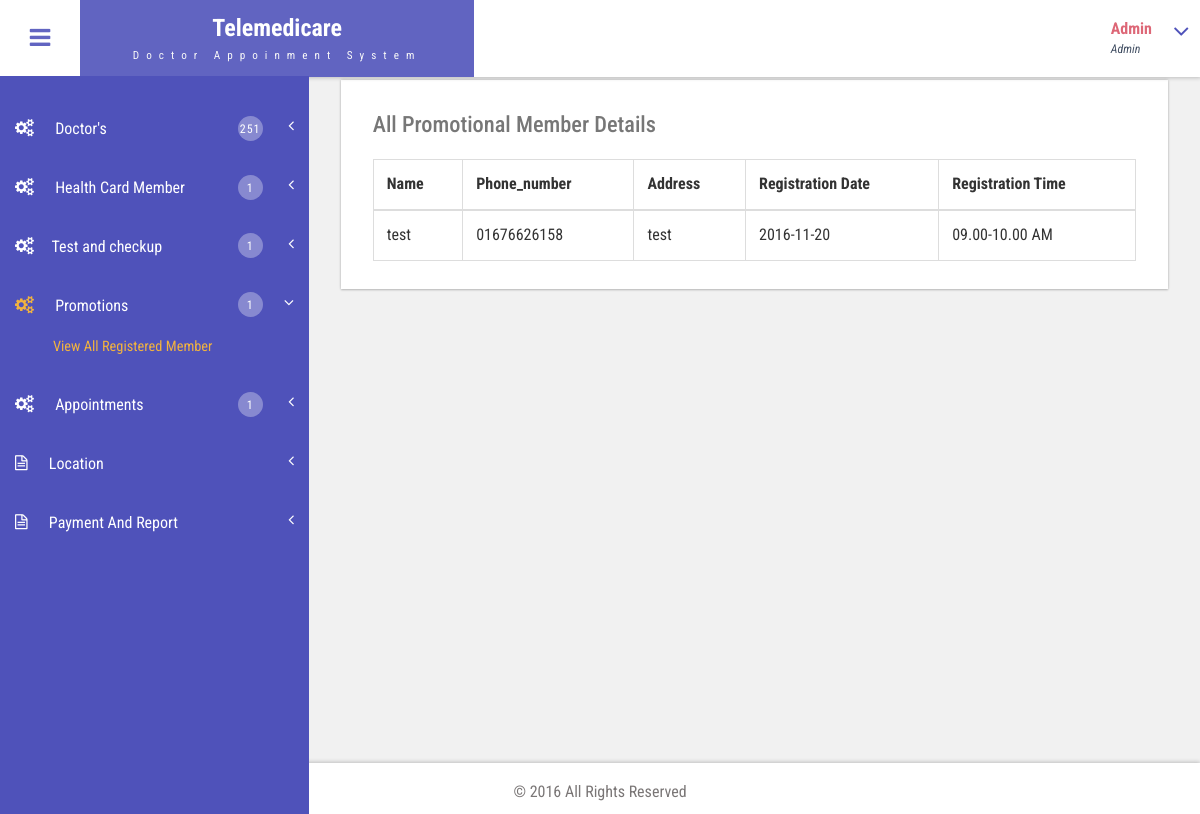
Screenshot of /admin/view_all_promotions.php (signed in) with the database file from the repository.
### tables this page shows
CREATE TABLE `promoregistration` (
  `id` int(11) NOT NULL,
  `patient_name` varchar(30) NOT NULL,
  `paddress` varchar(255) NOT NULL,
  `gender` varchar(30) NOT NULL,
  `email` varchar(30) NOT NULL,
  `patient_phone` varchar(20) NOT NULL,
  `registration` date NOT NULL,
  `time1` varchar(30) NOT NULL
);

### admin/view_all_promotions.php (the view, shortened to what this page needs)
<!DOCTYPE HTML>
<html>
<head>
<link href="css/bootstrap.css" rel='stylesheet' type='text/css' />
<link href="css/style.css" rel='stylesheet' type='text/css' />
<link href="css/font-awesome.css" rel="stylesheet">
<link href="css/animate.css" rel="stylesheet" type="text/css" media="all">
<link href="css/custom.css" rel="stylesheet">
</head>
<body class="cbp-spmenu-push">
	<div class="main-content">
		<div class=" sidebar" role="navigation">
            <div class="navbar-collapse">
				<?php require 'admin_side_nav.php'; ?>
			</div>
		</div>
		<div class="sticky-header header-section ">
			<div class="header-left">
				<button id="showLeftPush"><i class="fa fa-bars"></i></button>
					<div class="logo">
					<a href="dashboard.php">
						<h1>Telemedicare</h1>
						<span>Doctor Appoinment System</span>
					</a>
				</div>
			</div>
			<div class="header-right">
				<div class="profile_details">
					<ul>
						<li class="dropdown profile_details_drop">
							<a href="#" class="dropdown-toggle" data-toggle="dropdown" aria-expanded="false">
								<div class="profile_img">
									<div class="user-name">
										<p><?php echo ucwords($_SESSION['admin_name']); ?></p>
										<span>Admin</span>
									</div>
									<i class="fa fa-angle-down lnr"></i>
									<div class="clearfix"></div>
								</div>
							</a>
						</li>
					</ul>
				</div>
				<div class="clearfix"> </div>
			</div>
			<div class="clearfix"> </div>
		</div>
		<div id="page-wrapper">
			<div class="main-page">
				<div class="tables">
					<div class="table-responsive bs-example widget-shadow">
						<h4 class="title1"> All Promotional Member Details </h4>
						<table class="table table-bordered">
							<thead>
								 <tr>
								 	 <th> Name </th>
								 	 <th> Phone_number </th>
								 	 <th> Address</th>
								 	 <th> Registration Date </th>
								 	 <th> Registration Time </th>
								 </tr>
							 </thead>
							 <?php
							 	$sql = mysql_query("SELECT * FROM promoregistration");
							 	while ($num = mysql_fetch_array($sql))
							 	{
							  ?>
							 <tbody>
							 	<tr>
							 		<td><?php echo $num['patient_name']; ?></td>
							 		<td><?php echo $num['patient_phone']; ?></td>
							 		<td><?php echo $num['paddress']; ?></td>
							 		<td><?php echo $num['registration']; ?></td>
							 		<td><?php echo $num['time1']; ?></td>
							 	</tr>
						    </tbody>
						    <?php } ?>
						</table>
					</div>
				</div>
			</div>
		</div>
		<div class="footer">
		   <p> &copy; 2016 All Rights Reserved </p>
		</div>
	</div>
</body>
</html>

### admin/css/style.css (style rules this page uses)
h4, h5, h6, h1, h2, h3 { margin: 0; }
ul, ol { margin: 0; }
p { margin: 0; }
html, body { font-family: 'Roboto Condensed', sans-serif; font-size: 100%; overflow-x: hidden; background: #fff; }
body a { transition: 0.5s all ease; -webkit-transition: 0.5s all ease; -moz-transition: 0.5s all ease; -o-transition: 0.5s all ease; -ms-transition: 0.5s all ease; text-decoration:none; }
h1,h2,h3,h4,h5,h6 { margin:0; }
p { margin:0; }
ul,label { margin:0; padding:0; }
.main-content { position: relative; }
.sticky-header { position: fixed; top: 0; left:0px; width: 100%; z-index: 100; }
.header-section { background:#FFF; box-shadow: 1px 1px 4px rgba(0, 0, 0, 0.21); -webkit-box-shadow: 1px 1px 4px rgba(0, 0, 0, 0.21); -moz-box-shadow: 1px 1px 4px rgba(0, 0, 0, 0.21); -o-box-shadow: 1px 1px 4px rgba(0, 0, 0, 0.21); }
.header-section::after { clear: both; display: block; content: ''; }
.header-left { float: left; width: 45%; }
.header-right { float: right; }
button#showLeftPush { font-size: 1.5em; width: 80px; padding: 0.87em 0; text-align: center; cursor: pointer; float: left; color: #6F6F6F; -moz-transition: all 0.2s ease-out 0s; -webkit-transition: all 0.2s ease-out 0s; transition: all 0.2s ease-out 0s; border: none; background-color: #fff; outline:none; }
.cbp-spmenu-push { overflow-x: hidden; position: relative; }
.cbp-spmenu, .cbp-spmenu-push { -webkit-transition: all 0.3s ease; -moz-transition: all 0.3s ease; transition: all 0.3s ease; }
.cbp-spmenu-push div#page-wrapper { margin: 0em 0 0 19.3em; transition:.5s all; -webkit-transition:.5s all; -moz-transition:.5s all; }
.fa { display: inline-block; font-family: FontAwesome; font-style: normal; font-weight: normal; line-height: 1; -webkit-font-smoothing: antialiased; -moz-osx-font-smoothing: grayscale; }
.logo { background: #6164C1; text-align: center; float: left; }
.logo a { padding: 0.9em 3.3em .7em; display: block; text-decoration: none; }
.logo a h1 { color: #fff; font-size: 1.5em; line-height: 1.2em; font-weight: 700; }
.logo a span { color: #F8F8F8; font-size: .7em; text-align: center; letter-spacing: 7px; }
.profile_details { float: right; }
.profile_details_drop a.dropdown-toggle { display:block; padding: 0.8em 3em 0 2em; }
.user-name { float:left; margin-top:8px; margin-left:11px; height:35px; }
.profile_details ul li { list-style-type:none; position:relative; }
.profile_details li a i.fa.lnr { position: absolute; top: 34%; right: 8%; color: #4F52BA; font-size: 1.6em; }
.user-name p { font-size:1em; color:#DD6777; line-height:1em; font-weight:700; }
.user-name span { font-size: .75em; font-style: italic; color: #424f63; font-weight: normal; margin-top: .3em; }
.footer { background: #fff; padding: 1em; width: 100%; text-align:center; box-shadow: 0px -1px 4px rgba(0, 0, 0, 0.21); -webkit-box-shadow: 0px -1px 4px rgba(0, 0, 0, 0.21); -moz-box-shadow: 0px -1px 4px rgba(0, 0, 0, 0.21); -ms-box-shadow: 0px -1px 4px rgba(0, 0, 0, 0.21); -o-box-shadow: 0px -1px 4px rgba(0, 0, 0, 0.21); }
.footer p { color: #7A7676; font-size: 1em; line-height: 1.6em; }
.widget-shadow { background-color: #fff; box-shadow: 0 -1px 3px rgba(0,0,0,.12),0 1px 2px rgba(0,0,0,.24); -webkit-box-shadow: 0 -1px 3px rgba(0,0,0,.12),0 1px 2px rgba(0,0,0,.24); -moz-box-shadow: 0 -1px 3px rgba(0,0,0,.12),0 1px 2px rgba(0,0,0,.24); }
.table > thead > tr > th, .table > tbody > tr > th, .table > tfoot > tr > th, .table > thead > tr > td, .table > tbody > tr > td, .table > tfoot > tr > td { border-top: none; }
.tables h4 { font-size: 1.4em; margin-bottom: 1em; color: #777777; }
.tables .panel-body ,.tables .bs-example { padding: 2em 2em 0.5em; }
.tables .table > thead > tr > th, .tables .table > tbody > tr > th, .tables .table > tfoot > tr > th, .tables .table > thead > tr > td, .tables .table > tbody > tr > td, .tables .table > tfoot > tr > td { padding: 13px; border-top: 1px solid #E0E0E0; }
.bs-example { margin-top: 2em; }

### admin/css/custom.css (style rules this page uses)
#page-wrapper { padding:3em 2em 2.5em; background-color: #F1F1F1; }

### rows the page displays
promoregistration: patient_name "test", patient_phone "01676626158", paddress "test", registration "2016-11-20", time1 "09.00-10.00 AM"

### other values shown
$row['all_doc'] "251"
$row['all_patient'] "1"
$row['all_test'] "1"
$row['all_promotions'] "1"
$row['all_appointments'] "1"
$_SESSION['admin_name'] "Admin"
